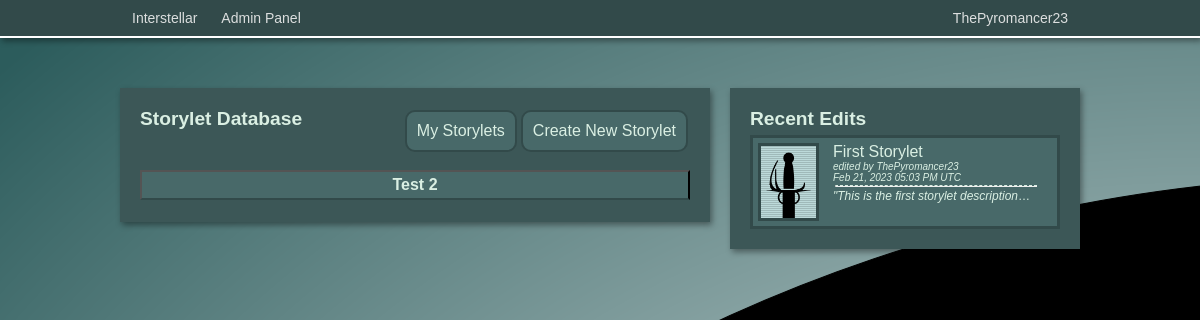
Page /admin/storylets (signed in) on the earlier database version.
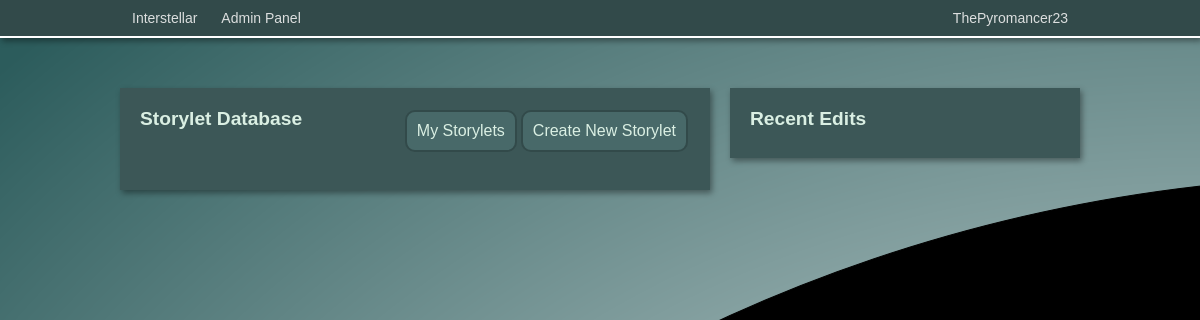
Same page on the later database version.
### app/models.py (models this page shows, shortened)
class Storylet(db.Model):
    id = db.Column(db.Integer, primary_key=True)
    title = db.Column(db.String)
    image = db.Column(db.String)
    description = db.Column(db.Text)
    branches = db.relationship('Branch', backref='parent_storylet', lazy='dynamic')
    deck = db.Column(db.String)
    area = db.Column(db.String)
    urgency = db.Column(db.String)
    order = db.Column(db.Integer)
    notes = db.Column(db.Text)
    escapable = db.Column(db.Boolean)
    tag = db.Column(db.String)
    user_id = db.Column(db.Integer, db.ForeignKey('user.id'))
    last_edit = db.Column(db.DateTime, default=datetime.utcnow())
    last_editor = db.Column(db.String)

class User(UserMixin, db.Model):
    id = db.Column(db.Integer, primary_key=True)
    username = db.Column(db.String(64), index=True, unique=True)
    email = db.Column(db.String(120), index=True, unique=True)
    password_hash = db.Column(db.String(128))
    privilege_level = db.Column(db.Integer, default=1)
    last_online = db.Column(db.DateTime, default=datetime.utcnow)
    created_storylets = db.relationship('Storylet', backref='author', lazy='dynamic')

### app/admin/routes.py (the view, shortened to what this page needs)
@bp.route('/storylets')
@login_required
def storylets():
    if current_user.privilege_level > 1:
        tab = request.args.get('tab', 'all', type=str)
        tags = []
        if tab == 'all':
            tag_list = db.session.query(Storylet.tag.distinct().label("tag")).all()
            for tag in tag_list:
                tag = str(tag).replace('(', '').replace(')', '').replace(',', '').replace("'", "")
                if tag == 'None':
                    tags.append(Tag(None, 0))
                else:
                    tags.append(Tag(tag, 0))
        tags.sort()
        recents = db.session.query(Storylet).order_by(Storylet.last_edit.desc()).limit(5).all()
        return render_template('storylets.html', recents=recents, tags=tags, tab=tab)
    else:
        return redirect(url_for('index'))

### app/models.py (called while the page is built)
@login.user_loader
def load_user(id):
    return User.query.get(int(id))

### app/routes.py (called while the page is built)
@app.before_request
def before_request():
    if current_user.is_authenticated:
        current_user.last_online = datetime.utcnow()
        db.session.commit()

### app/admin/templates/storylets.html (shortened to what this page needs)
<!DOCTYPE html>
<html>
<head>
    <link rel="stylesheet" href="{{ url_for('admin.static', filename='css/admin.css') }}">
</head>
<body>
{% include 'navbar.html' %}
<div class="pageblock"></div>
<div style="width: 960px; margin: auto;">
    <div style="width: 550px;" class=" storylet-column game boxshadow">
        <a href="{{ url_for('admin.edit_storylet') }}" class="adm-btn-link"><div class="adm-btn">Create New Storylet</div></a>
        {% if tab == 'all' %}
        <a href="{{ url_for('admin.storylets', tab='user') }}" class="adm-btn-link"><div class="adm-btn">My Storylets</div></a>
        {% else %}
        <a href="{{ url_for('admin.storylets') }}" class="adm-btn-link"><div class="adm-btn">All Storylets</div></a>
        {% endif %}
        <h2 style="margin-bottom: 40px;">Storylet Database</h2>
        <div id="all-storylets-panel">
            {% for tag in tags %}
            <button class="no-brdr storylet-tag"><h2>{{tag.name}}</h2></button>
            {% endfor %}
        </div>
    </div>
    <div style="margin-left: 20px; width: 310px;" class="storylet-column game boxshadow">
        <h2 style="margin-bottom: 8px">Recent Edits</h2>
        {% for storylet in recents %}
        <div id="recent-storylet-panel">
            <a class= "storylet" href="{{ url_for('admin.edit_storylet', id=storylet.id) }}">
            <div class="recent-left">
                <div class="recent-image-cont">
                    <center><img style="width: 55px;" class="digitaleffect" src="{{ url_for('static', filename='images/' + storylet.image) }}" width="80px"></center>
                </div>
            </div>
            <div class="recent-right">
                <p class="recent-text"><bold>{{ storylet.title }}</bold></p>
                <p class="recent-text" style="font-size: 10px;"><em>edited by {{ storylet.author.username }}</em></p>
                <p class="recent-text" style="font-size: 10px;"><em>{{ storylet.last_edit.strftime("%b %d, %Y %I:%M %p UTC") }}</em></p>
                <hr class="recent-divider recent-text">
                <p class="recent-text" style="font-size: 12px;"><em>"{{ storylet.description }}"</em></p>
            </div>
            </a>
        </div>
        {% endfor %}
    </div>
</div>
</body>
</html>

Differences in the rows shown:
removed Storylet: image (picture), title "First Storylet", author.username "ThePyromancer23", last_edit "Feb 21, 2023 05:03 PM UTC", description "This is the first storylet description…"
Other differences:
list line gone: "Test 2"
